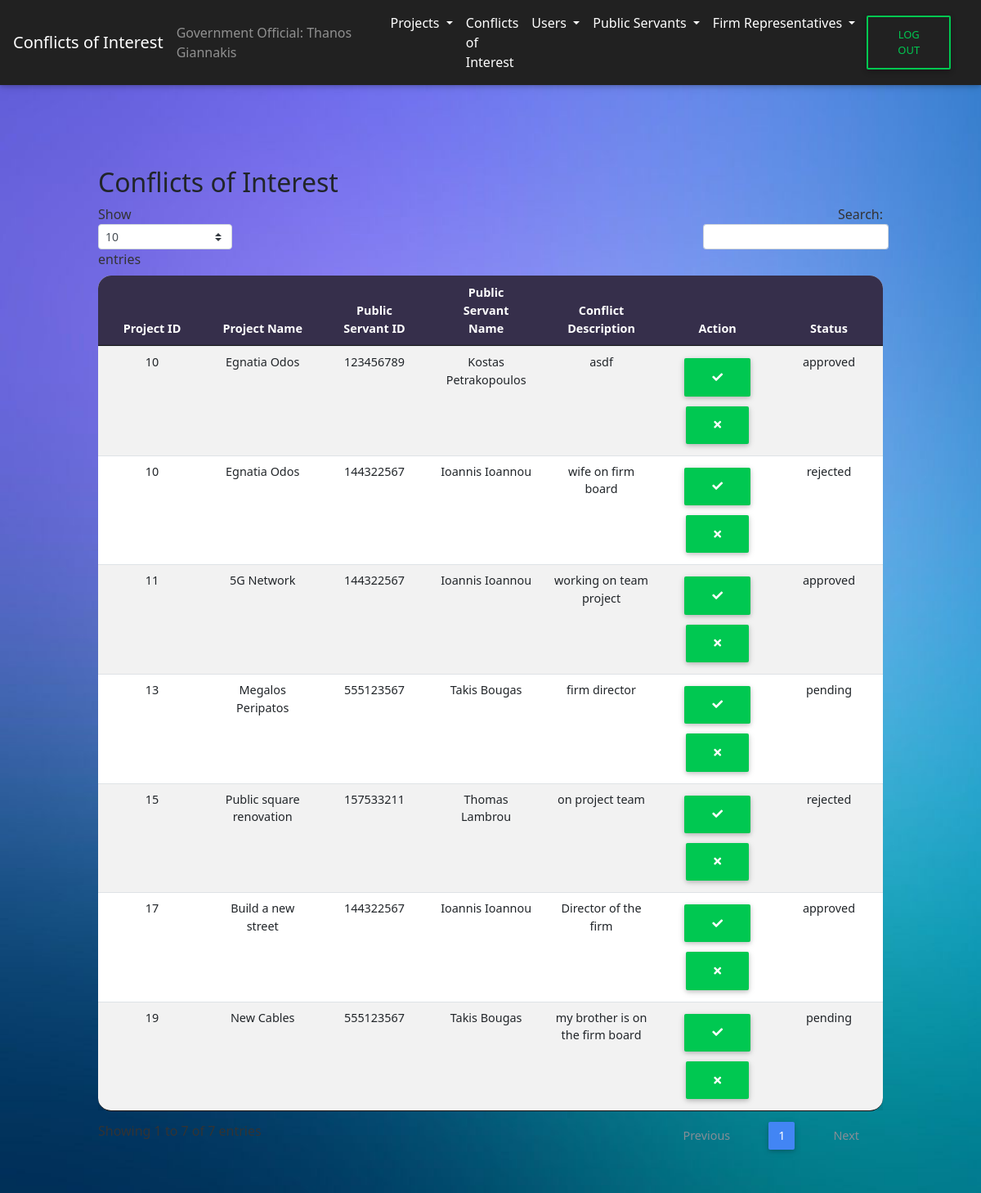
Page /CoI/conflicts.php (signed in) on the earlier database version.
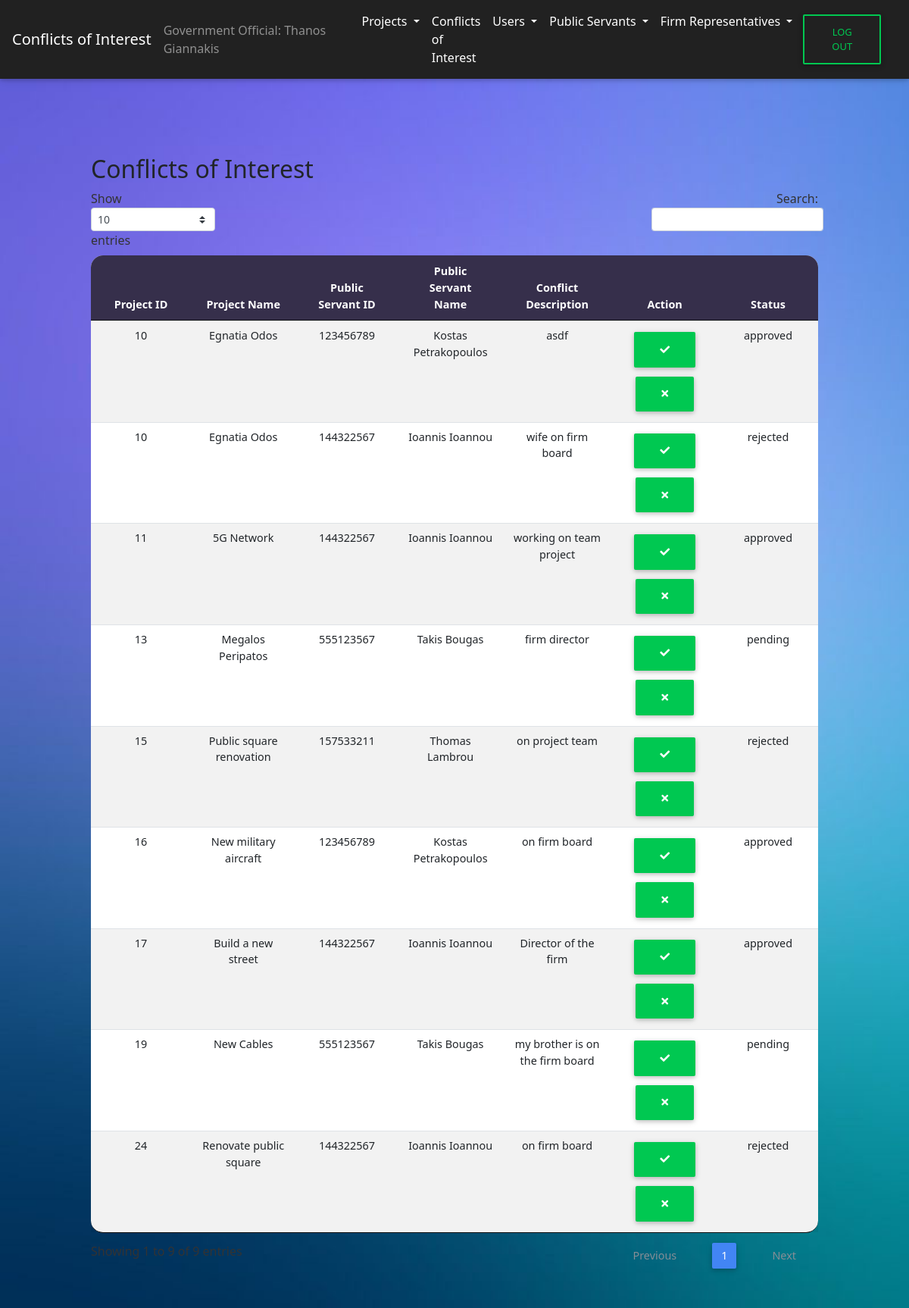
Same page on the later database version.
### tables this page shows
CREATE TABLE `conflicts` (
  `project_id` int(9) NOT NULL,
  `ps_AFM` int(9) NOT NULL,
  `coi_description` varchar(500) NOT NULL,
  `status` varchar(12) NOT NULL
);

CREATE TABLE `projects` (
  `project_id` int(12) NOT NULL,
  `project_name` varchar(255) NOT NULL,
  `project_start_date` date NOT NULL,
  `project_end_date` date NOT NULL,
  `project_desc` varchar(1000) NOT NULL CHECK (`project_start_date` < `project_end_date` and `project_start_date` > '2019-01-01')
);

CREATE TABLE `users` (
  `AFM` int(11) NOT NULL,
  `name` varchar(50) NOT NULL,
  `password` varchar(255) NOT NULL,
  `user_type` varchar(2) NOT NULL,
  `created_at` datetime DEFAULT current_timestamp()
);

### CoI/conflicts.php (the view, shortened to what this page needs)
<?php include('header.php');
include('navbar_GO.php')
?>
<div id="Conflicts">
    <div class="wrapper-table">
        <div class="page-header clearfix">
            <h2 class="pull-left">Conflicts of Interest</h2>
        </div>
        <?php
        $sql = "SELECT * FROM conflicts INNER JOIN projects ON conflicts.project_id = projects.project_id INNER JOIN users ON conflicts.ps_AFM = users.AFM";
        if ($result = mysqli_query($conn, $sql)) {
            if (mysqli_num_rows($result) > 0) {
                echo  "<table id='conflicts' class='table table-striped table-sm project-table' cellspacing='0' width='100%'>";
                echo "<thead>";
                echo "<tr>";
                echo "<th class='th-sm' id ='th-first' >Project ID</th>";
                echo "<th class='th-sm'>Project Name</th>";
                echo "<th class='th-sm'>Public Servant ID</th>";
                echo "<th class='th-sm'>Public Servant Name</th>";
                echo "<th class='th-sm'>Conflict Description</th>";
                echo "<th class='th-sm'>Action</th>";
                echo "<th class='th-sm' id='th-last'>Status</th>";
                echo "</tr>";
                echo "</thead>";
                echo "<tbody>";
                while ($row = mysqli_fetch_array($result)) {
                    echo "<tr>";
                    echo "<td>" . $row['project_id'] . "</td>";
                    echo "<td>" . $row['project_name'] . "</td>";
                    echo "<td>" . $row['ps_AFM'] . "</td>";
                    echo "<td>" . $row['name'] . "</td>";
                    echo "<td>" . $row['coi_description'] . "</td>";
                    echo "<td><form method='POST'class='coi-btn-form' action='approve_coi.php'>
                    <input type='hidden' name='project_id' value='" . $row["project_id"] . "'/>
                    <input type='hidden' name='ps_AFM' value='" . $row["ps_AFM"] . "'/>
                    <button type='submit'class='btn btn-success' name='submit' value='Approve'/>
                    <span class='fas fa-check'>  </span>
                    </button>
                    </form>
                    <form method='POST' class='coi-btn-form' action='reject_coi.php'>
                    <input type='hidden' name='project_id' value='" . $row["project_id"] . "'/>
                    <input type='hidden' name='ps_AFM' value='" . $row["ps_AFM"] . "'/>
                    <button type='submit'class='btn btn-success' name='submit' value='Reject'/>
                    <span class='fas fa-times'>  </span>
                    </button>
                    </form>
                    </td>";
                    echo "<td>" . $row['status'] . "</td>";
                    echo "</tr>";
                }
                echo "</table>";
            } else {
                echo "<p class='lead'><em>No records were found.</em></p>";
            }
        } else {
            echo "ERROR: Could not able to execute $sql. " . mysqli_error($conn);
        }
        ?>
    </div>
</div>
<?php include('footer.php') ?>
</body>
</html>

Differences in the rows shown:
added conflicts: project.project_id "16", project.project_name "New military aircraft", ps_AFM "123456789", ps_AFM.name "Kostas Petrakopoulos", coi_description "on firm board", status "approved"
added conflicts: project.project_id "24", project.project_name "Renovate public square", ps_AFM "144322567", ps_AFM.name "Ioannis Ioannou", coi_description "on firm board", status "rejected"
